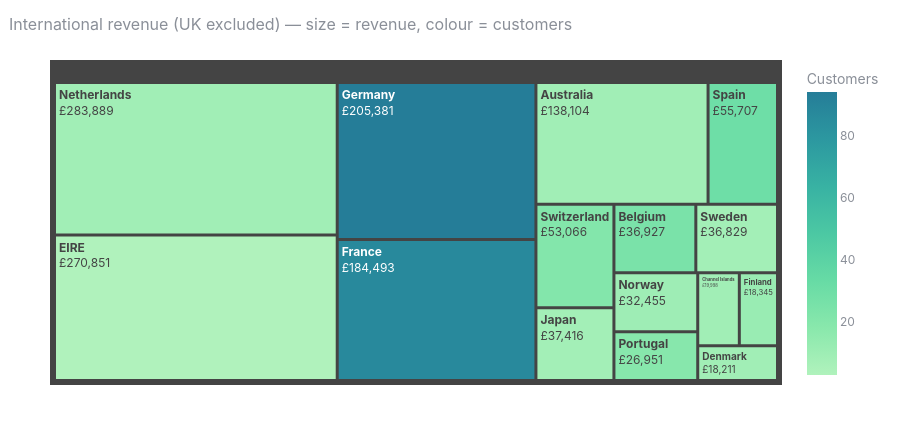

This figure's notebook cell:
### Code cell
viz.country_chart(df)

### Figure 1 — Plotly figure (JSON) as saved in the notebook; plotly's stock layout.template omitted (floating-point values rounded to 4 significant figures)
{"data": [{"branchvalues": "total", "customdata": [["93", 9.0], ["282", 3.0], ["443", 94.0], ["382", 87.0], ["56", 9.0], ["88", 30.0], ["50", 21.0], ["19", 8.0], ["98", 25.0], ["34", 8.0], ["32", 10.0], ["50", 19.0], ["25", 9.0], ["40", 12.0], ["18", 9.0]], "domain": {"x": [0.0, 1.0], "y": [0.0, 1.0]}, "hovertemplate": "labels=%{label}<br>Revenue=%{value}<br>parent=%{parent}<br>id=%{id}<br>Orders=%{customdata[0]}<br>Customers=%{color}<extra></extra>", "ids": ["Netherlands", "EIRE", "Germany", "France", "Australia", "Spain", "Switzerland", "Japan", "Belgium", "Sweden", "Norway", "Portugal", "Channel Islands", "Finland", "Denmark"], "labels": ["Netherlands", "EIRE", "Germany", "France", "Australia", "Spain", "Switzerland", "Japan", "Belgium", "Sweden", "Norway", "Portugal", "Channel Islands", "Finland", "Denmark"], "marker": {"coloraxis": "coloraxis", "colors": [9.0, 3.0, 94.0, 87.0, 9.0, 30.0, 21.0, 8.0, 25.0, 8.0, 10.0, 19.0, 9.0, 12.0, 9.0]}, "name": "", "parents": ["", "", "", "", "", "", "", "", "", "", "", "", "", "", ""], "texttemplate": "<b>%{label}</b><br>£%{value:,.0f}", "type": "treemap", "values": [283900.0, 270900.0, 205400.0, 184500.0, 138100.0, 55710.0, 53070.0, 37420.0, 36930.0, 36830.0, 32450.0, 26950.0, 20000.0, 18340.0, 18210.0]}], "layout": {"coloraxis": {"autocolorscale": false, "colorbar": {"title": {"text": "Customers"}}, "colorscale": [[0.0, "rgb(176, 242, 188)"], [0.1667, "rgb(137, 232, 172)"], [0.3333, "rgb(103, 219, 165)"], [0.5, "rgb(76, 200, 163)"], [0.6667, "rgb(56, 178, 163)"], [0.8333, "rgb(44, 152, 160)"], [1.0, "rgb(37, 125, 152)"]]}, "font": {"color": "#8a8f98", "family": "Inter, system-ui, sans-serif", "size": 12}, "height": 430, "hoverlabel": {"font": {"size": 12}}, "legend": {"bgcolor": "rgba(0,0,0,0)", "tracegroupgap": 0}, "margin": {"b": 45, "l": 50, "r": 20, "t": 60}, "paper_bgcolor": "rgba(0,0,0,0)", "plot_bgcolor": "rgba(0,0,0,0)", "title": {"font": {"size": 16}, "text": "International revenue (UK excluded) — size = revenue, colour = customers", "x": 0.01}, "xaxis": {"gridcolor": "rgba(128,128,128,.18)", "zeroline": false}, "yaxis": {"gridcolor": "rgba(128,128,128,.18)", "zeroline": false}}}
